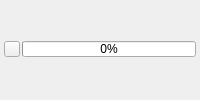
       <widget class="QWidget" name="progress_bar_bar_" native="true">
        <layout class="QVBoxLayout" name="verticalLayout_8">
         <property name="spacing">
          <number>2</number>
         </property>
         <property name="leftMargin">
          <number>4</number>
         </property>
         <property name="topMargin">
          <number>2</number>
         </property>
         <property name="rightMargin">
          <number>4</number>
         </property>
         <property name="bottomMargin">
          <number>4</number>
         </property>
         <item>
          <widget class="QWidget" name="widget_7" native="true">
           <layout class="QHBoxLayout" name="horizontalLayout_6">
            <property name="spacing">
             <number>2</number>
            </property>
            <property name="margin">
             <number>0</number>
            </property>
            <item>
             <widget class="QToolButton" name="abort_button_">
              <property name="minimumSize">
               <size>
                <width>16</width>
                <height>16</height>
               </size>
              </property>
              <property name="maximumSize">
               <size>
                <width>16</width>
                <height>16</height>
               </size>
              </property>
              <property name="text">
               <string/>
              </property>
              <property name="icon">
               <iconset resource="../../Resources/QtResources.qrc">
                <normaloff>:/Images/Close.png</normaloff>:/Images/Close.png</iconset>
              </property>
              <property name="iconSize">
               <size>
                <width>16</width>
                <height>16</height>
               </size>
              </property>
             </widget>
            </item>
            <item>
             <widget class="QProgressBar" name="progress_bar_">
              <property name="sizePolicy">
               <sizepolicy hsizetype="Preferred" vsizetype="Fixed">
                <horstretch>0</horstretch>
                <verstretch>0</verstretch>
               </sizepolicy>
              </property>
              <property name="minimumSize">
               <size>
                <width>0</width>
                <height>16</height>
               </size>
              </property>
              <property name="maximumSize">
               <size>
                <width>16777215</width>
                <height>16</height>
               </size>
              </property>
              <property name="value">
               <number>0</number>
              </property>
              <property name="alignment">
               <set>Qt::AlignCenter</set>
              </property>
              <property name="textVisible">
               <bool>true</bool>
              </property>
             </widget>
            </item>
           </layout>
          </widget>
         </item>
        </layout>
       </widget>
